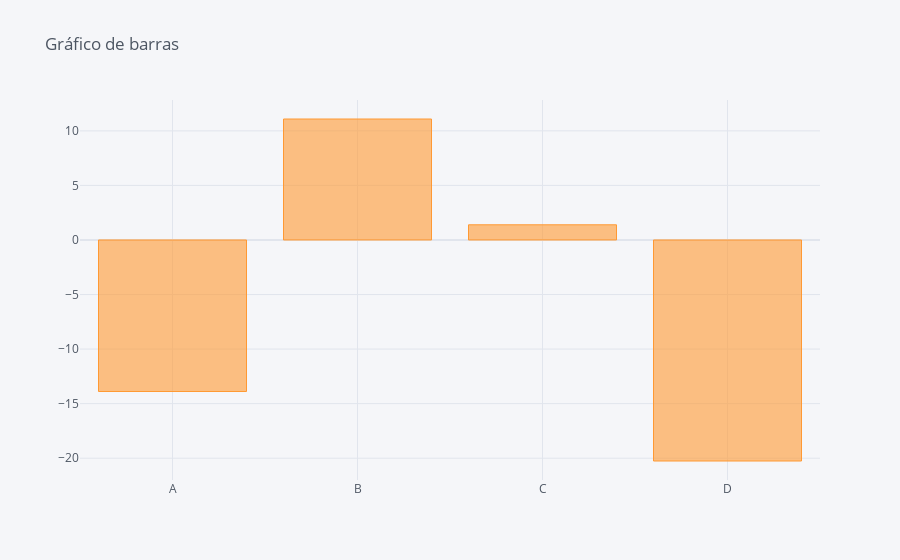

Notebook code for this chart:
### Markdown cell above
O tamanho das barras é proporcional a contagem de registro de cada coluna. A contagem é feita com o método sum().

### Code cell
df.sum().iplot(kind='bar', title='Gráfico de barras')

### Figure 1 — Plotly figure (JSON) as saved in the notebook; plotly's stock layout.template omitted (floating-point values rounded to 4 significant figures)
{"data": [{"name": "None", "text": "", "y": [-13.89, 11.09, 1.39, -20.26], "marker": {"color": "rgba(255, 153, 51, 0.6)", "line": {"color": "rgba(255, 153, 51, 1.0)", "width": 1}}, "x": ["A", "B", "C", "D"], "type": "bar", "orientation": "v"}], "layout": {"title": {"text": "Gráfico de barras", "font": {"color": "#4D5663"}}, "paper_bgcolor": "#F5F6F9", "plot_bgcolor": "#F5F6F9", "yaxis": {"tickfont": {"color": "#4D5663"}, "zerolinecolor": "#E1E5ED", "title": {"text": "", "font": {"color": "#4D5663"}}, "gridcolor": "#E1E5ED", "showgrid": true}, "xaxis": {"tickfont": {"color": "#4D5663"}, "zerolinecolor": "#E1E5ED", "title": {"text": "", "font": {"color": "#4D5663"}}, "gridcolor": "#E1E5ED", "showgrid": true}, "legend": {"bgcolor": "#F5F6F9", "font": {"color": "#4D5663"}}}}
